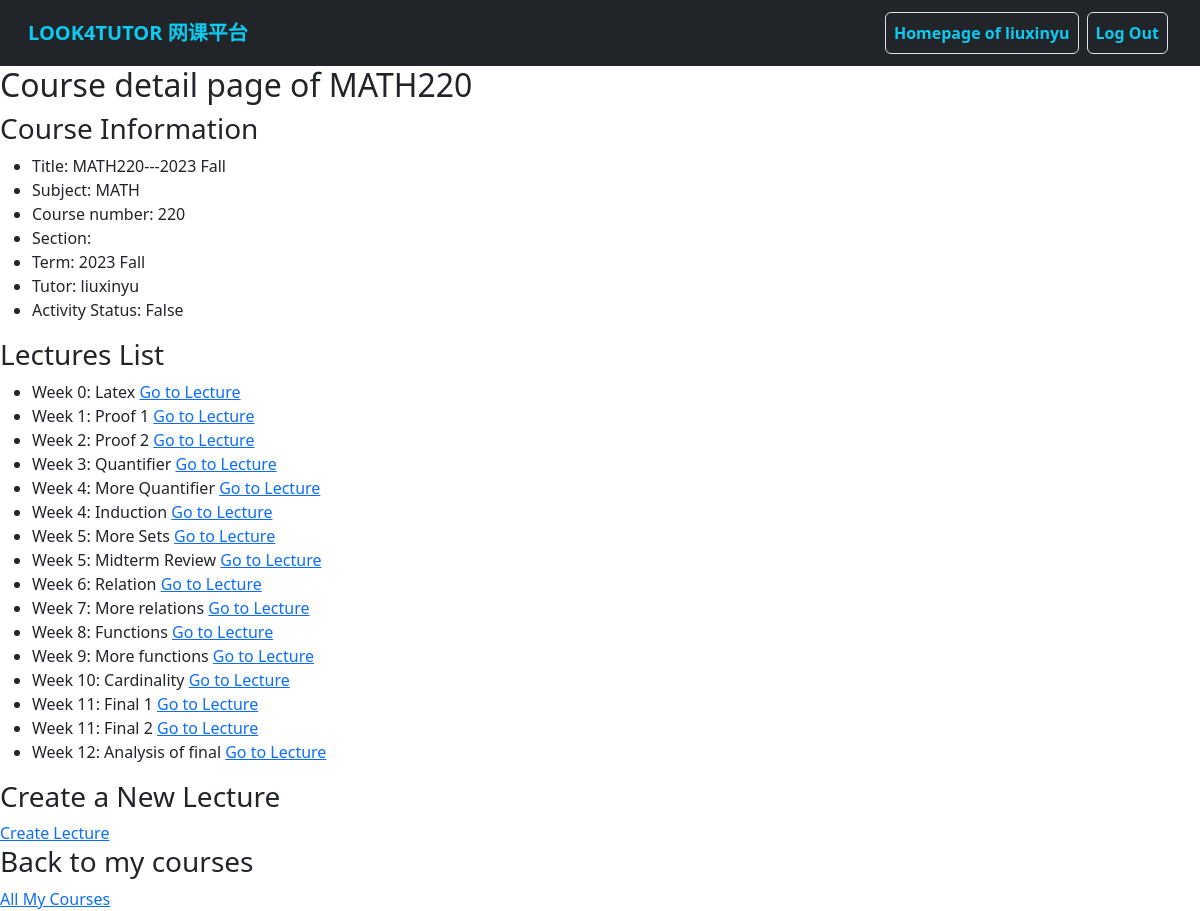
The app's page /tutors/tutor_course_detail/1 (signed in), older data.
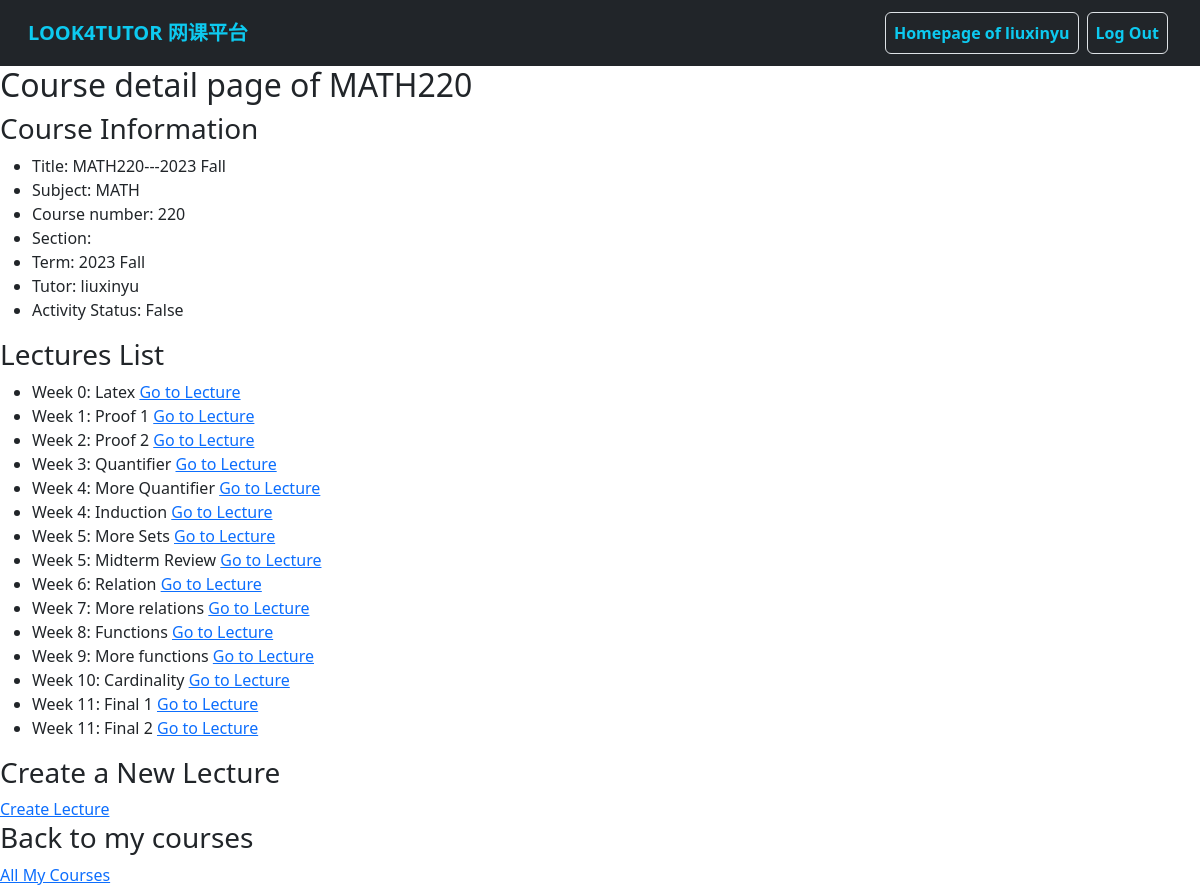
The same page, newer data.
### users/models.py (models this page shows)
class MyUser(AbstractUser):
    wechat_id = models.CharField(
        max_length=20,
        blank=False,
        unique=True,
        verbose_name='Wechat ID',
        help_text="Your Wechat/Weixin ID used to contact Look4Tutor service",
    )
    is_tutor = models.BooleanField(
        default=False,
        verbose_name='Tutor',
        help_text="Designates whether the user is a tutor",
    )
    nickname = models.CharField(
        max_length=50,
        blank=True,
        verbose_name='Nickname',
        help_text="Nickname used by Look4Tutor",
    )
    label = models.CharField(
        max_length=200,
        blank=True,
        verbose_name='Label',
        help_text="Label added by administration"
    )
    comment = models.TextField(
        max_length=300,
        blank=True,
        verbose_name='Comment',
        help_text="Comment on user"
    )

### courses/models.py (models this page shows, shortened)
class Course(models.Model):
    SUBJECT_CHOICES = [
        ('APBI', 'APBI'),
        ('APSC', 'APSC'),
        ('BIOL', 'BIOL'),
        ('CHEM', 'CHEM'),
        ('COMM', 'COMM'),
        ('COMR', 'COMR'),
        ('CPEN', 'CPEN'),
        ('CPSC', 'CPSC'),
        ('DCSI', 'DCSI'),
        ('ECON', 'ECON'),
        ('ELEC', 'ELEC'),
        ('EOSC', 'EOSC'),
        ('MATH', 'MATH'),
        ('MFRE', 'MFRE'),
        ('PHIL', 'PHIL'),
        ('PHYS', 'PHYS'),
        ('PSYC', 'PSYC'),
        ('SCIE', 'SCIE'),
        ('STAT', 'STAT'),
        ('VANT', 'VANT'),
        ('WRDS', 'WRDS'),
    ]
    subject = models.CharField(
        max_length=4,
        choices=SUBJECT_CHOICES,
        help_text="Subject code, e.g. ECON.",
        blank=False,
        verbose_name='Subject'
    )
    course_number = models.CharField(
        max_length=3,
        help_text="3-digits course number, e.g. 101.",
        blank=False,
        verbose_name='Course Number'
    )
    section = models.CharField(
        max_length=20,
        help_text="Section number, e.g. 202 or professor name. <strong>Leave it blank</strong> if there is only one section.",
        blank=True,
        verbose_name='Section'
    )
    term = models.ForeignKey(
        Term,
        models.SET_NULL,
        blank=True,
        null=True,
        verbose_name='Term'
    )
    tutor = models.ForeignKey(
        MyUser,
        models.SET_NULL,
        limit_choices_to={'is_tutor': True},
        blank=True,
        null=True,
        verbose_name='Tutor'
    )
    def is_active(self) -> bool:
        return datetime.today().date() >= self.term.start_date and datetime.today().date() <= self.term.end_date
    def get_short_title(self):
        return self.subject + self.course_number + self.section
    def get_long_title(self):
        return self.subject + self.course_number + self.section + "---" + self.term.__str__()

class Term(models.Model):
    SEASON_CHOICES = [
        ('Fall', 'Fall'),
        ('Spring', 'Spring'),
        ('Summer_1', 'Summer_1'),
        ('Summer_2', 'Summer_2')
    ]
    year = models.CharField(
        max_length=4,
        help_text="Year of the term, e.g. 2023",
        blank=False,
        verbose_name='Year'
    )
    season = models.CharField(
        max_length=8,
        choices=SEASON_CHOICES,
        help_text="Season of the term, e.g. Fall.",
        blank=False,
        verbose_name='Season'
    )
    start_date = models.DateField(
        help_text="Start date of the term.",
        verbose_name='Start Date'
    )
    end_date = models.DateField(
        help_text="End date of the term.",
        verbose_name='End Date'
    )
    def __str__(self):
        return self.year + " " + self.season.capitalize()

class Lecture(models.Model):
    course = models.ForeignKey(
        Course,
        on_delete=models.CASCADE,
        help_text="Select the course.",
        verbose_name='Course'
    )
    title = models.CharField(
        max_length=300,
        default='',
        help_text='Enter the title of the lecture, e.g. Math101 Lecture 1.',
        verbose_name='Title'
    )
    week = models.PositiveIntegerField(
        blank=False,
        help_text='Enter the week number.',
        verbose_name='Week No.'
    )
    syllabus = models.TextField(
        blank=True,
        help_text="A short syllabus of this lecture."
    )
    is_midterm = models.BooleanField(
        default=False,
        help_text="Is this a midterm review lecture? (是否为期中冲刺)",
        verbose_name='Midterm Review?'
    )
    is_final = models.BooleanField(
        default=False,
        help_text="Is this a final review lecture? (是否为期末冲刺)",
        verbose_name="Final Review?"
    )
    is_public = models.BooleanField(
        default=False,
        help_text="Is this a free sample lecture? (是否为试听课)"
    )
    created_at = models.DateTimeField(
        auto_now_add=True,
        verbose_name='Create Time'
    )
    updated_at = models.DateTimeField(
        auto_now=True,
        verbose_name='Update Time'
    )

### tutors/views.py (the view)
# urls.py: path('tutor_course_detail/<int:course_id>', TutorCourseDetail.as_view(), name='tutor_course_detail'),
class TutorCourseDetail(LoginRequiredMixin, DetailView):
    model = Course
    pk_url_kwarg = 'course_id'
    template_name = 'tutors/tutor_course_detail.html'
    def get_queryset(self):
        return Course.objects.filter(tutor=self.request.user)

### templates/tutors/tutor_course_detail.html
{% extends 'base.html' %} {% block content %}
<h2>Course detail page of {{ course.get_short_title }}</h2>
<div>
  <h3>Course Information</h3>
  <ul>
    <li>Title: {{ course.get_long_title }}</li>
    <li>Subject: {{ course.subject }}</li>
    <li>Course number: {{ course.course_number }}</li>
    <li>Section: {{ course.section }}</li>
    <li>Term: {{ course.term }}</li>
    <li>Tutor: {{ course.tutor }}</li>
    <li>Activity Status: {{ course.is_active }}</li>
  </ul>
</div>
<div>
  <h3>Lectures List</h3>
  <ul>
    {% for lecture in course.lecture_set.all|dictsort:"week" %}
    <li>
      Week {{ lecture.week }}: {{ lecture.title }}
      <a href="{% url 'tutor_lecture_detail' lecture.id %}">Go to Lecture</a>
    </li>
    {% endfor%}
  </ul>
</div>
<div>
  <h3>Create a New Lecture</h3>
  <a href="{% url 'tutor_create_lecture' course.id %}">Create Lecture</a>
</div>
<div>
  <h3>Back to my courses</h3>
  <a href="{% url 'tutor_course_list' %}">All My Courses</a>
</div>
{% endblock %}

### templates/base.html (shortened to what this page needs)
<!DOCTYPE html>
<html lang="en">
  <head>
    <link
      href="https://cdn.jsdelivr.net/npm/bootstrap@5.3.0-alpha3/dist/css/bootstrap.min.css"
      rel="stylesheet"
    />
  </head>
  <body>
    <nav class="navbar navbar-expand-lg bg-dark">
      <div class="container-fluid ms-3 me-3">
        <a class="navbar-brand text-info fw-bold" href="{% url 'index' %}"
          >LOOK4TUTOR 网课平台</a
        >
        <div class="collapse navbar-collapse" id="navbarSupportedContent">
          <ul class="navbar-nav ms-auto mb-2 mb-lg-0">
            {% if user.is_authenticated %}
            <li class="nav-item">
              <a
                class="nav-link text-info fw-semibold m-1 border btn btn-outline-light"
                href="{% url 'user_home' %}"
                >Homepage of {{ user.username }}</a
              >
            </li>
            <li class="nav-item">
              <a
                class="nav-link text-info fw-semibold m-1 border btn btn-outline-light"
                href="{% url 'logout' %}"
                >Log Out</a
              >
            </li>
            {% endif %}
          </ul>
        </div>
      </div>
    </nav>
    <div>{% block content %} {% endblock %}</div>
  </body>
</html>

Row changes from the older to the newer data that the page shows:
removed Lecture: week "12", title "Analysis of final"
